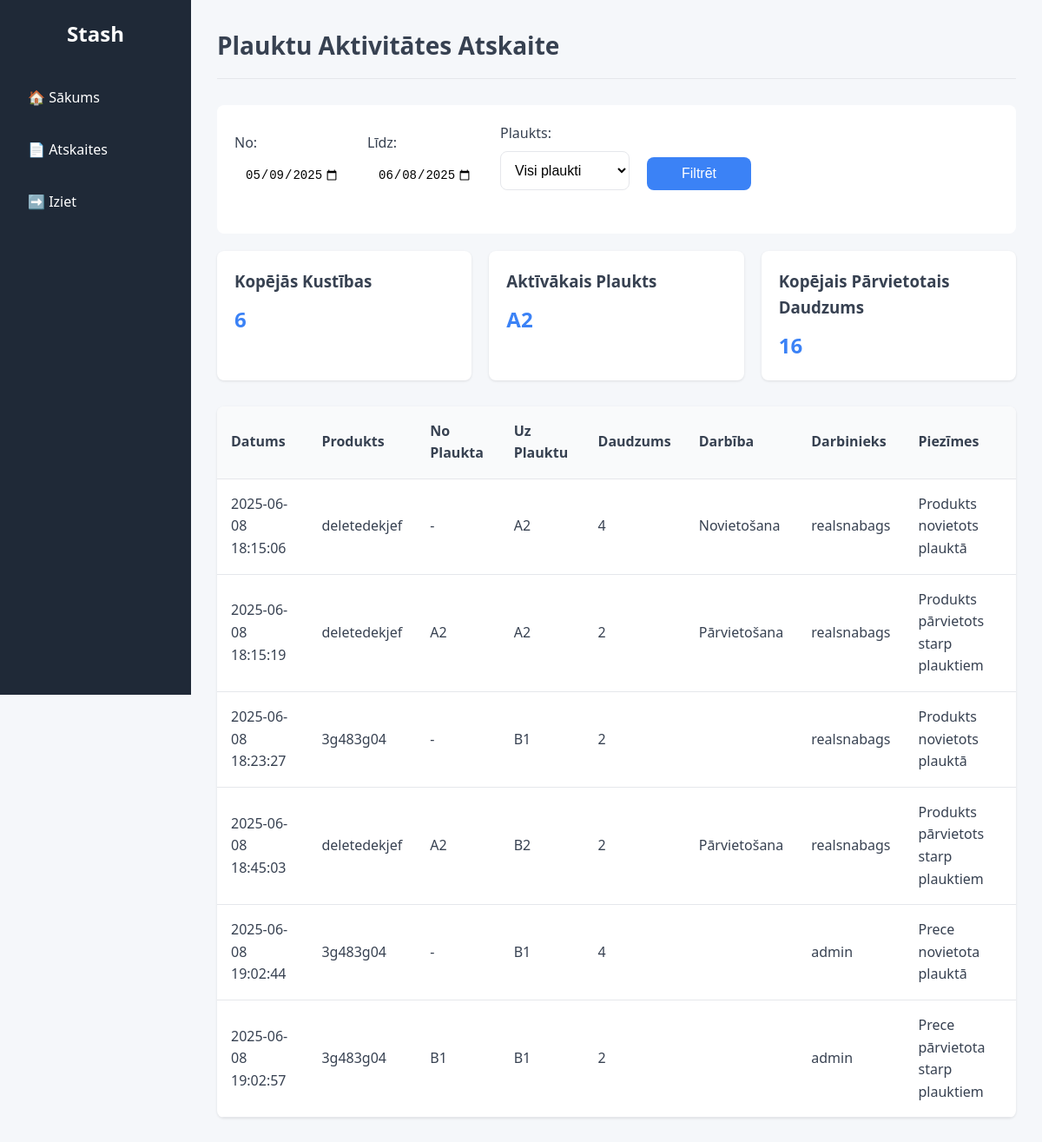
/report_shelf_activity.php (signed in), run on the app's committed database.
### tables this page shows
CREATE TABLE `shelf_activity_log` (
  `id` int(11) NOT NULL,
  `product_id` int(11) NOT NULL,
  `from_shelf_id` int(11) DEFAULT NULL,
  `to_shelf_id` int(11) DEFAULT NULL,
  `quantity` int(11) NOT NULL,
  `action_type` enum('place','remove','transfer') NOT NULL,
  `user_id` int(11) NOT NULL,
  `action_time` timestamp NOT NULL DEFAULT current_timestamp(),
  `notes` text DEFAULT NULL
);

CREATE TABLE `products` (
  `id` int(11) NOT NULL,
  `name` varchar(255) NOT NULL,
  `description` text DEFAULT NULL,
  `category` varchar(100) NOT NULL,
  `company_id` varchar(100) DEFAULT NULL,
  `quantity` int(11) NOT NULL DEFAULT 0,
  `price` decimal(10,2) NOT NULL DEFAULT 0.00,
  `user_id` int(11) DEFAULT NULL,
  `created_at` timestamp NOT NULL DEFAULT current_timestamp(),
  `updated_at` timestamp NOT NULL DEFAULT current_timestamp() ON UPDATE current_timestamp()
);

CREATE TABLE `shelves` (
  `id` int(11) NOT NULL,
  `shelf_code` varchar(50) NOT NULL,
  `section` varchar(50) NOT NULL,
  `capacity` int(11) NOT NULL,
  `description` text DEFAULT NULL,
  `created_at` timestamp NOT NULL DEFAULT current_timestamp()
);

CREATE TABLE `users` (
  `id` int(11) NOT NULL,
  `username` varchar(50) NOT NULL,
  `password` varchar(255) NOT NULL,
  `role_id` int(11) DEFAULT 3,
  `created_at` timestamp NOT NULL DEFAULT current_timestamp()
);

### report_shelf_activity.php (the view, shortened to what this page needs)
<?php
include 'db.php';
$report_data = [];
$valid_dates = true;
$start_date = isset($_GET['start_date']) ? $_GET['start_date'] : date('Y-m-d', strtotime('-30 days'));
$end_date = isset($_GET['end_date']) ? $_GET['end_date'] : date('Y-m-d');
$shelf_filter = isset($_GET['shelf_id']) ? (int)$_GET['shelf_id'] : null;
if ($valid_dates) {
    $query = "
        SELECT
            sal.id,
            sal.action_time,
            p.name as product_name,
            s1.shelf_code as from_shelf,
            s2.shelf_code as to_shelf,
            sal.quantity,
            sal.action_type,
            u.username as user_name,
            sal.notes
        FROM shelf_activity_log sal
        JOIN products p ON sal.product_id = p.id
        LEFT JOIN shelves s1 ON sal.from_shelf_id = s1.id
        LEFT JOIN shelves s2 ON sal.to_shelf_id = s2.id
        JOIN users u ON sal.user_id = u.id
        WHERE DATE(sal.action_time) BETWEEN ? AND ?
    ";
    if ($shelf_filter) {
        $query .= " AND (sal.from_shelf_id = ? OR sal.to_shelf_id = ?)";
        $stmt = $conn->prepare($query);
        $stmt->bind_param("ssii", $start_date, $end_date, $shelf_filter, $shelf_filter);
    } else {
        $stmt = $conn->prepare($query);
        $stmt->bind_param("ss", $start_date, $end_date);
    }
    $stmt->execute();
    $result = $stmt->get_result();
    $report_data = $result->fetch_all(MYSQLI_ASSOC);
}
$total_movements = count($report_data);
$total_quantity = 0;
$movements_by_shelf = [];
foreach ($report_data as $movement) {
    $total_quantity += $movement['quantity'];
    if ($movement['from_shelf']) {
        $movements_by_shelf[$movement['from_shelf']] = ($movements_by_shelf[$movement['from_shelf']] ?? 0) + 1;
    }
    if ($movement['to_shelf']) {
        $movements_by_shelf[$movement['to_shelf']] = ($movements_by_shelf[$movement['to_shelf']] ?? 0) + 1;
    }
}
$most_active_shelf = !empty($movements_by_shelf) ? array_search(max($movements_by_shelf), $movements_by_shelf) : '-';
?>
<!DOCTYPE html>
<html lang="lv">
<head>
    <link rel="stylesheet" href="style.css">
</head>
<body>
    <div class="wrapper">
        <aside class="sidebar">
            <h1 class="logo">Stash</h1>
            <nav class="menu">
                <a href="index.php" class="menu-item">🏠 Sākums</a>
                <a href="create_report.php" class="menu-item">📄 Atskaites</a>
                <a href="logout.php" class="menu-item">➡️ Iziet</a>
            </nav>
        </aside>
        <main class="content">
            <header class="page-header">
                <h2>Plauktu Aktivitātes Atskaite</h2>
            </header>
            <section class="filters">
                <form method="GET" class="form-inline">
                    <div class="form-group">
                        <label for="start_date">No:</label>
                        <input type="date" id="start_date" name="start_date"
                               value="<?= htmlspecialchars($start_date) ?>"
                               max="<?= date('Y-m-d') ?>"
                               required>
                    </div>
                    <div class="form-group">
                        <label for="end_date">Līdz:</label>
                        <input type="date" id="end_date" name="end_date"
                               value="<?= htmlspecialchars($end_date) ?>"
                               max="<?= date('Y-m-d') ?>"
                               required>
                    </div>
                    <div class="form-group">
                        <label for="shelf_id">Plaukts:</label>
                        <select name="shelf_id" id="shelf_id">
                            <option value="">Visi plaukti</option>
                        </select>
                    </div>
                    <button type="submit" class="button">Filtrēt</button>
                </form>
            </section>
            <section class="statistics-section">
                <div class="stat-cards">
                    <div class="stat-card">
                        <h3>Kopējās Kustības</h3>
                        <p class="stat-number"><?= $total_movements ?></p>
                    </div>
                    <div class="stat-card">
                        <h3>Aktīvākais Plaukts</h3>
                        <p class="stat-number"><?= htmlspecialchars($most_active_shelf) ?></p>
                    </div>
                    <div class="stat-card">
                        <h3>Kopējais Pārvietotais Daudzums</h3>
                        <p class="stat-number"><?= $total_quantity ?></p>
                    </div>
                </div>
            </section>
            <section class="table-section">
                <table class="product-table">
                    <thead>
                        <tr>
                            <th>Datums</th>
                            <th>Produkts</th>
                            <th>No Plaukta</th>
                            <th>Uz Plauktu</th>
                            <th>Daudzums</th>
                            <th>Darbība</th>
                            <th>Darbinieks</th>
                            <th>Piezīmes</th>
                        </tr>
                    </thead>
                    <tbody>
                        <?php if (!empty($report_data)): ?>
                            <?php foreach ($report_data as $row): ?>
                                <?php
                                $action_type_lv = [
                                    'place' => 'Novietošana',
                                    'remove' => 'Izņemšana',
                                    'transfer' => 'Pārvietošana'
                                ][$row['action_type']] ?? $row['action_type'];
                                ?>
                                <tr>
                                    <td><?= htmlspecialchars($row['action_time']) ?></td>
                                    <td><?= htmlspecialchars($row['product_name']) ?></td>
                                    <td><?= $row['from_shelf'] ? htmlspecialchars($row['from_shelf']) : '-' ?></td>
                                    <td><?= $row['to_shelf'] ? htmlspecialchars($row['to_shelf']) : '-' ?></td>
                                    <td><?= htmlspecialchars($row['quantity']) ?></td>
                                    <td><?= htmlspecialchars($action_type_lv) ?></td>
                                    <td><?= htmlspecialchars($row['user_name']) ?></td>
                                    <td><?= htmlspecialchars($row['notes']) ?></td>
                                </tr>
                            <?php endforeach; ?>
                        <?php else: ?>
                            <tr><td colspan="8" class="no-data">Nav atrasta neviena plauktu aktivitāte.</td></tr>
                        <?php endif; ?>
                    </tbody>
                </table>
            </section>
        </main>
    </div>
</body>
</html>

### style.css (style rules this page uses)
* { margin: 0; padding: 0; box-sizing: border-box; }
:root { --primary-color: #1f2937; --secondary-color: #374151; --accent-color: #3b82f6; --success-color: #10b981; --danger-color: #ef4444; --warning-color: #f59e0b; --text-color: #374151; --text-light: #6b7280; --background-color: #f5f7fa; --card-background: #ffffff; --border-radius: 8px; --transition: all 0.3s ease; }
body { font-family: 'Segoe UI', Tahoma, Geneva, Verdana, sans-serif; background-color: var(--background-color); color: var(--text-color); line-height: 1.6; }
.wrapper { display: flex; min-height: 100vh; }
.sidebar { width: 220px; background-color: var(--primary-color); color: white; padding: 20px; position: fixed; height: 100vh; overflow-y: auto; }
.logo { font-size: 24px; margin-bottom: 30px; text-align: center; font-weight: bold; }
.menu { display: flex; flex-direction: column; gap: 10px; }
.menu-item { color: white; text-decoration: none; padding: 12px; border-radius: var(--border-radius); transition: var(--transition); display: flex; align-items: center; gap: 10px; }
.content { flex-grow: 1; padding: 30px; margin-left: 220px; overflow-y: auto; }
.page-header { margin-bottom: 30px; padding-bottom: 15px; border-bottom: 1px solid #e5e7eb; }
.page-header h2 { font-size: 28px; color: var(--text-color); }
.form-group { margin-bottom: 20px; }
label { display: block; margin-bottom: 8px; color: var(--text-color); font-weight: 500; }
input[type="text"], input[type="password"], input[type="number"], input[type="date"], input[type="email"], select, textarea { width: 100%; padding: 12px; border: 1px solid #e5e7eb; border-radius: var(--border-radius); font-size: 16px; transition: var(--transition); background-color: white; }
.button, button[type="submit"], .action-button { display: inline-block; padding: 8px 16px; background-color: var(--accent-color); color: white; border: none; border-radius: var(--border-radius); font-size: 14px; cursor: pointer; transition: var(--transition); text-decoration: none; text-align: center; margin-right: 8px; min-width: 80px; }
button[type="submit"] { padding: 10px 20px; font-size: 16px; width: auto; min-width: 120px; }
.table-section { background: var(--card-background); border-radius: var(--border-radius); box-shadow: 0 1px 3px rgba(0,0,0,0.1); overflow: hidden; margin-bottom: 30px; }
.product-table, .user-table { width: 100%; border-collapse: collapse; }
.product-table th, .product-table td, .user-table th, .user-table td { padding: 16px; text-align: left; border-bottom: 1px solid #e5e7eb; }
.product-table th, .user-table th { background-color: #f9fafb; font-weight: 600; color: var(--text-color); }
.report-card, .stat-card { background: var(--card-background); border-radius: var(--border-radius); padding: 20px; box-shadow: 0 1px 3px rgba(0,0,0,0.1); transition: var(--transition); }
.statistics-section { margin-bottom: 30px; }
.stat-cards { display: grid; grid-template-columns: repeat(auto-fit, minmax(200px, 1fr)); gap: 20px; }
.stat-number { font-size: 24px; font-weight: bold; color: var(--accent-color); margin-top: 10px; }
.filters { background: var(--card-background); padding: 20px; border-radius: var(--border-radius); margin-bottom: 20px; }
.form-inline { display: flex; flex-wrap: wrap; gap: 20px; align-items: flex-end; }
input[type="date"] { padding: 8px 12px; border: 1px solid var(--border-color); border-radius: var(--border-radius); font-size: 14px; width: 100%; max-width: 200px; }
.form-inline { display: flex; gap: 20px; align-items: flex-end; margin-bottom: 30px; flex-wrap: wrap; }
.form-inline .form-group { margin-bottom: 0; }
.form-inline label { margin-bottom: 8px; }
.form-inline .button { margin-bottom: 0; }

### data on the page
shelf_activity_log: action_time "2025-06-08 18:15:06", product.name "deletedekjef", to_shelf.shelf_code "A2", quantity "4", action_type "Novietošana", user.username "realsnabags", notes "Produkts novietots plauktā"
shelf_activity_log: action_time "2025-06-08 18:15:19", product.name "deletedekjef", from_shelf.shelf_code "A2", quantity "2", action_type "Pārvietošana", user.username "realsnabags", notes "Produkts pārvietots starp plauktiem"
shelf_activity_log: action_time "2025-06-08 18:23:27", product.name "3g483g04", to_shelf.shelf_code "B1", quantity "2", user.username "realsnabags", notes "Produkts novietots plauktā"
shelf_activity_log: action_time "2025-06-08 18:45:03", product.name "deletedekjef", from_shelf.shelf_code "A2", to_shelf.shelf_code "B2", quantity "2", action_type "Pārvietošana", user.username "realsnabags", notes "Produkts pārvietots starp plauktiem"
shelf_activity_log: action_time "2025-06-08 19:02:44", product.name "3g483g04", to_shelf.shelf_code "B1", quantity "4", user.username "admin", notes "Prece novietota plauktā"
shelf_activity_log: action_time "2025-06-08 19:02:57", product.name "3g483g04", from_shelf.shelf_code "B1", quantity "2", user.username "admin", notes "Prece pārvietota starp plauktiem"

### other printed values
$total_movements "6"
$most_active_shelf "A2"
$total_quantity "16"
